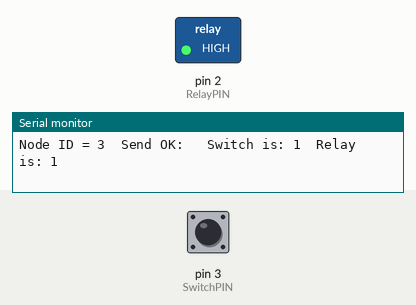
A sketch run on a simulated Arduino Uno, built with avr-gcc and run on an emulated ATmega328P. Parts: switched loads named in the sketch (green lamp = pin HIGH), the last lines printed to the serial monitor. The test bench sets the inputs (shaded band); at power-on: pin 3 (SwitchPIN) HIGH.

Above: at 1.2 s.
1.3 s: pin 3 (SwitchPIN) pulled LOW for 0.15 s
At 1.37 s:
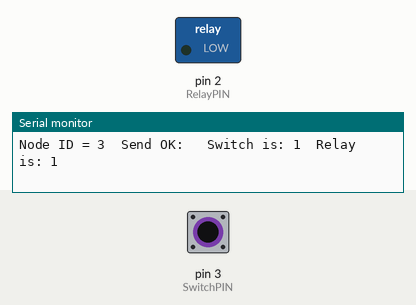
2.9 s: pin 3 (SwitchPIN) pulled LOW for 3.2 s
At 6.5 s:
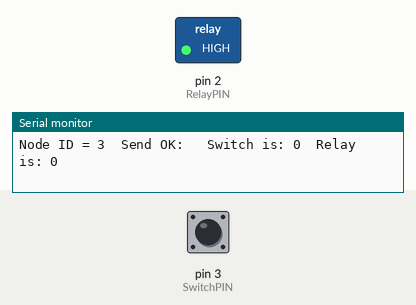
Timing chart, 0 to 8.0 s (numbered marks = the images above; inputs shaded):
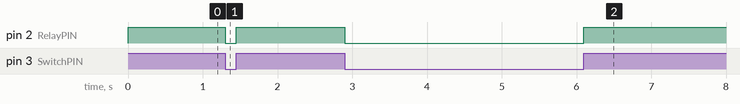

The sketch:

Switch.ino
```cpp
#include "RF24.h"
#include "RF24Network.h"
#include "RF24Mesh.h"
#include <SPI.h>
#include <EEPROM.h>
#include <avr/interrupt.h>

#define nodeType 1

/**** Configure the nrf24l01+ CE and CS pins ****/
RF24 radio(7, 8);
RF24Network network(radio);
RF24Mesh mesh(radio, network);


volatile int RelayPIN = 2;  // Pin used to to control the 110 V relay
int SwitchPIN = 3; // Pin to read the state of the physical light switch
int SwitchState = 0; // Variable to store the state of the physical light swtich
int PrevSwitchState = 0; // Variable to remember the position of the switch
volatile int RelayState = 0;  // Variable to record the state of the relay everytime we change it.
uint32_t displayTimer = 0; //To record last time of some events
int nodeID = 3; // NodeID for NRF24L01
volatile static unsigned long last_interrupt_time = 0; // For debouncing purposes, records last time of a swithc change.
int Errors = 0;
//Data Structs to store information to send and receive.
// M is for Master Information.  Since this is a Node it will be used to store received data.
// N is for Nodes Information.  Since this is a Node we will use it to send it.
typedef struct {
  int M_Sender;
  int M_Receiver;
  char M_Command;
  int M_InfoNum1;
  int M_InfoNum2;
  int M_InfoNum3;
  char M_Other[5];
} A_1;

typedef struct {
  int N_Sender;
  int N_Receiver;
  char N_Command;
  int N_InfoNum1;
  int N_InfoNum2;
  int N_InfoNum3;
  char N_Other[5];
} A_2;

A_1 Receive;
A_2 Send;

//************* VOID SETUP BEINGS  ***************************************************************************
//**********************************************************************************************************

void setup() {
  sei();
  pinMode(RelayPIN, OUTPUT);
  pinMode(SwitchPIN, INPUT_PULLUP);
  digitalWrite(RelayPIN, HIGH);
  attachInterrupt(digitalPinToInterrupt(SwitchPIN), SwitchActivated, CHANGE);
  RelayState = 1;

  Send.N_Sender = nodeID;


  //nodeID = EEPROM.read(5);

  //EEPROM.write(5, 2);


  Serial.begin(115200);
  // EEPROMStatus();  Enable this to read the values of EEPROM memory using the Serial Monitor
  // Set the nodeID
  mesh.setNodeID(nodeID);


  // Connect to the mesh
  Serial.print(F("Node ID = "));
  Serial.println(nodeID);
  Serial.println(F("Connecting to the mesh..."));
  PrevSwitchState = digitalRead(SwitchPIN);

  mesh.begin();
  radio.setPALevel(RF24_PA_MAX);
  radio.setDataRate(RF24_250KBPS);
}
//**********************INTERRUPT SERVICE ROUTINE*****************************************************************
//*****************************************************************************************************************

void SwitchActivated() {
  unsigned long interrupt_time = millis();
  int RelaySt = bitRead(PORTD, RelayPIN);

  if (interrupt_time - last_interrupt_time > 20) {
    if (RelaySt == 0) {
      digitalWrite(RelayPIN, HIGH);
    }
    else {
      digitalWrite(RelayPIN, LOW);
    }
  }
  last_interrupt_time = interrupt_time;
}
//************* VOID LOOP BEGINS ******************************************************************************
//*************************************************************************************************************

void loop() {

  Wireless();
}

//*************************************************************************************************************
//*************  WIRELESS FUNCTION  ***************************************************************************

void Wireless() {

  SwitchState = digitalRead(SwitchPIN);
  RelayState = bitRead(PORTD, RelayPIN);


  mesh.update();
  // Only executes every second ******** Sends status to master node
  if (millis() - displayTimer >= 1000) {

    Serial.print(F("Switch is: "));Serial.print(SwitchState);
    Serial.print(F("  Previous Switch is: "));Serial.print(PrevSwitchState);
    Serial.print(F("  Relay is: "));Serial.print(RelayState);
    Serial.print(F("  Errors in Transmission: "));Serial.println(Errors);

    displayTimer = millis();

    Send.N_Receiver = 0;
    Send.N_Command = 0;

    if ( RelayState == 1) {
      Send.N_InfoNum1 = 0;

    }

    else {
      Send.N_InfoNum1 = 1;

    }

    // Send an 'S' type message
    if (!mesh.write(&Send, 'S', sizeof(Send))) {

      // If a write fails, check connectivity to the mesh network
      if ( ! mesh.checkConnection() ) {
        //refresh the network address
        Serial.println(F("Renewing Address"));
        mesh.renewAddress();
      } else {
        Serial.println(F("Send fail, Test OK"));
        Errors = Errors + 1;
      }
    } else {
      Serial.print(F("Node ID = "));
      Serial.print(nodeID);
      Serial.print(F("  "));
      Serial.print(F("Send OK: "));
      Serial.print(F("  Switch is: "));
      Serial.print(digitalRead(SwitchPIN));
      Serial.print(F("  Relay is: "));
      Serial.println(digitalRead(RelayPIN));
      Serial.println();
    }
  }

  // Checks for new information in the network****** this is done every loop
  while (network.available()) {

    RF24NetworkHeader header;
    network.read(header, &Receive, sizeof(Receive));
    Serial.println(F("Received packet******** "));
    Serial.print(F("Sender: ")); Serial.println(Receive.M_Sender);
    Serial.print(F("Receiver: ")); Serial.println(Receive.M_Receiver);
    Serial.print(F("Command: ")); Serial.println(Receive.M_Command);
    Serial.print(F("InfoNum1: ")); Serial.println(Receive.M_InfoNum1);
    Serial.print(F("InfoNum2: ")); Serial.println(Receive.M_InfoNum2);
    Serial.print(F("InfoNum3: ")); Serial.println(Receive.M_InfoNum2);
    Serial.print(F("Other: ")); Serial.println(Receive.M_Other);

    Serial.println(F("***************** "));
    if (millis() - last_interrupt_time > 20) {
      if (Receive.M_Command == 'P') {
        digitalWrite(RelayPIN, LOW);
        last_interrupt_time = millis();
        Serial.println(F("LED Prendido"));
      }
      if (Receive.M_Command == 'A') {
        digitalWrite(RelayPIN, HIGH);
        last_interrupt_time = millis();
        Serial.println(F("LED Apagado"));
      }
    }
  }
}


// ************************************************************************************************************************
// *********************** VOID EEPROMStatus*******************************************************************************
// Prints all EEPROM memory values to the serial monitor

void EEPROMStatus() {

  for (int i = 0; i < 255 ; i = i + 1) {
    Serial.print(F("EEPROM Mem # "));
    Serial.print(i);
    Serial.print(F(" : "));
    Serial.println(EEPROM.read(i));
  }

}
// ************************************************************************************************************************
//************************RESET FUNCTION***********************************************************************************
void(* resetFunc) (void) = 0;


//************************CHANGE NODE ID FUNCTION **************************************************************************
//**************************************************************************************************************************
void ChangeNodeID(int newNode) {
  EEPROM.write(5, newNode);
  nodeID = newNode;
  resetFunc();
}
```

Measured:
- after the input at 1.3 s, pin 2 (RelayPIN): HIGH → LOW at once, → HIGH 0.15 s later
- after the input at 2.9 s, pin 2 (RelayPIN): HIGH → LOW at once, → HIGH 3.2 s later
